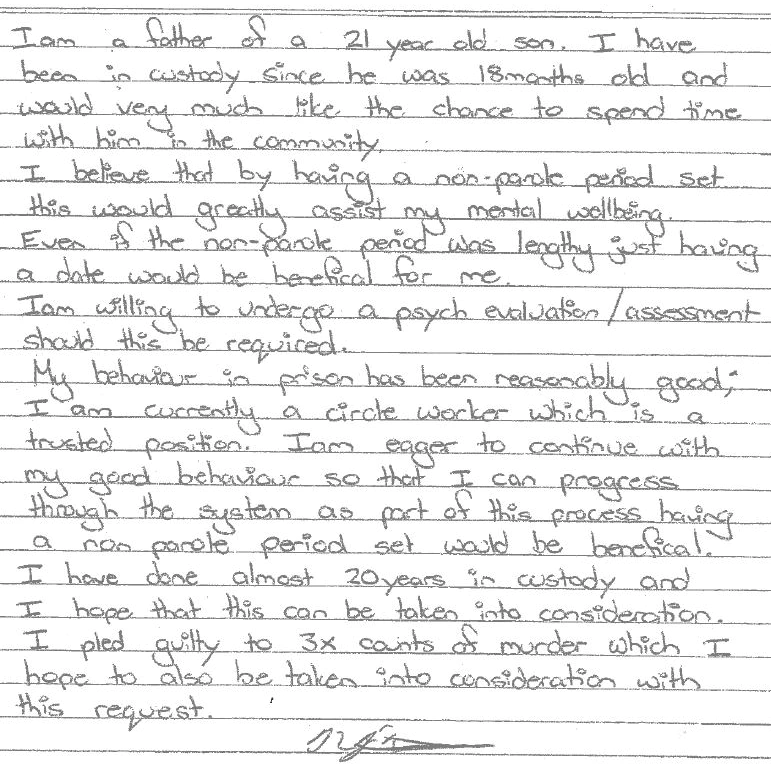
#> input picture lab/handwriting_forensics/beta src/beta/letter sample/dear dad/letter.jpg, 771 x 772 px; its folder holds only this picture in this run
$ python -i ela.py   (imports and definitions only)
#> lines starting #> are read from the running program, lines starting #| are printed output that depends on the picture
#> further down, picture is the input picture: shape (772, 771, 3); mean B, G, R 237.4, 237.3, 237.4
"""
Error Level Analysis (ELA) engine.
Detects regions of an image with inconsistent JPEG compression artifacts,
which typically indicate splicing / localised re-editing.
"""
from __future__ import annotations
import io
import numpy as np
import cv2
from PIL import Image


def _recompress_jpeg(img_bgr: np.ndarray, quality: int) -> np.ndarray:
    """Re-encode a BGR image as JPEG at the given quality and decode back."""
#> called with quality = 90
    ok, buf = cv2.imencode(".jpg", img_bgr, [cv2.IMWRITE_JPEG_QUALITY, quality])
    if not ok:
        raise RuntimeError("JPEG re-encode failed")
    return cv2.imdecode(buf, cv2.IMREAD_COLOR)


def ela_map(img_bgr: np.ndarray, quality: int = 90, scale: int = 15) -> np.ndarray:
    """
    Compute the ELA difference image.
    - Recompress at `quality`
    - absdiff between original and recompressed
    - amplify by `scale`, grayscale, CLAHE-enhanced
    Returns uint8 gray image. Bright areas == anomalous error level.
    """
    recompressed = _recompress_jpeg(img_bgr, quality)
    diff = cv2.absdiff(img_bgr, recompressed)
    ela = cv2.cvtColor(diff, cv2.COLOR_BGR2GRAY).astype(np.float32)
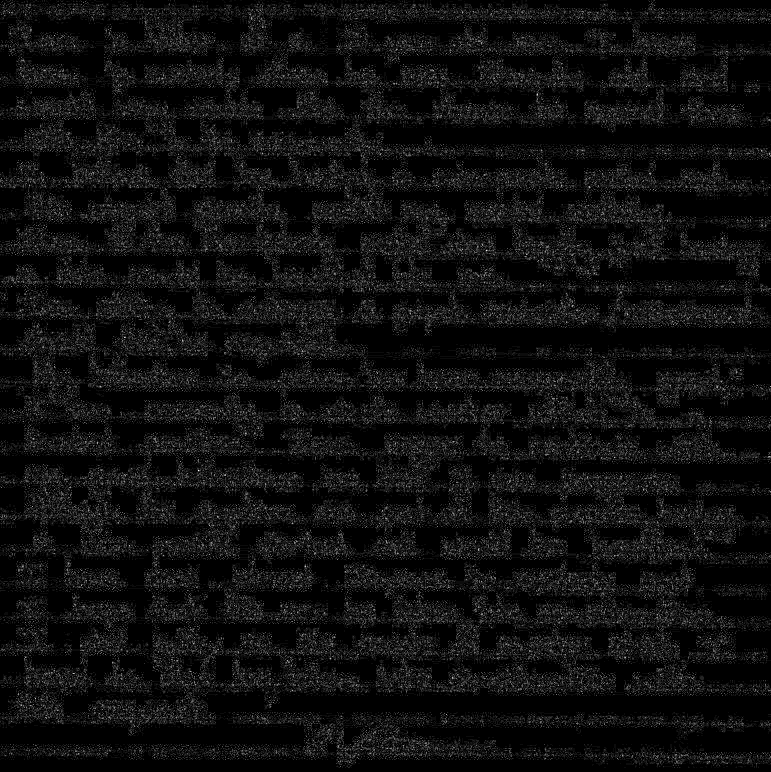
#> ela: shape (772, 771) float32; min 0, max 21, mean 1.3; drawn with min black and max white
    ela = np.clip(ela * scale, 0, 255).astype(np.uint8)
    clahe = cv2.createCLAHE(clipLimit=2.0, tileGridSize=(16, 16))
    return clahe.apply(ela)
#> returned value: shape (772, 771)


# [62 lines left out: functions ela_sweep, suspicious_regions, overlay_suspicious, ela_verdict, not called in this run]

>>> import cv2
>>> picture = cv2.imread('../letter sample/dear dad/letter.jpg')
>>> result = ela_map(picture)
